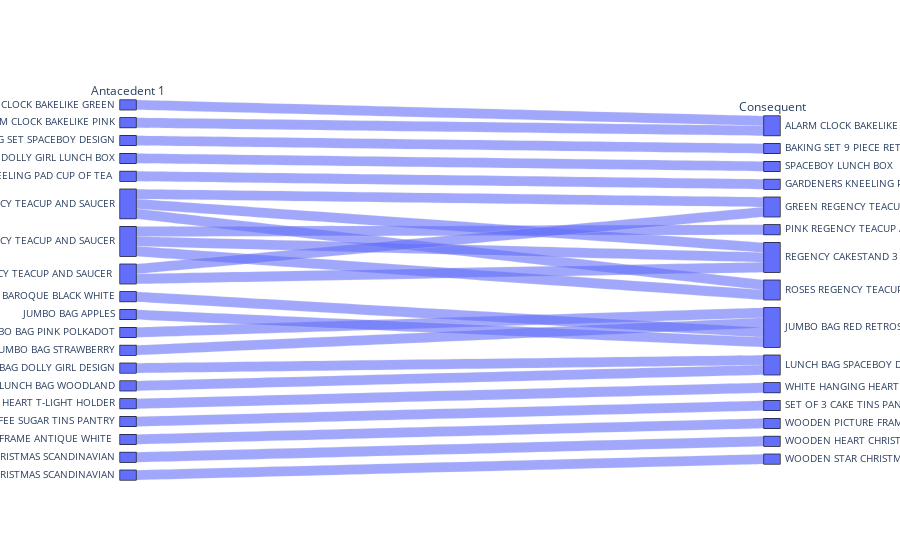
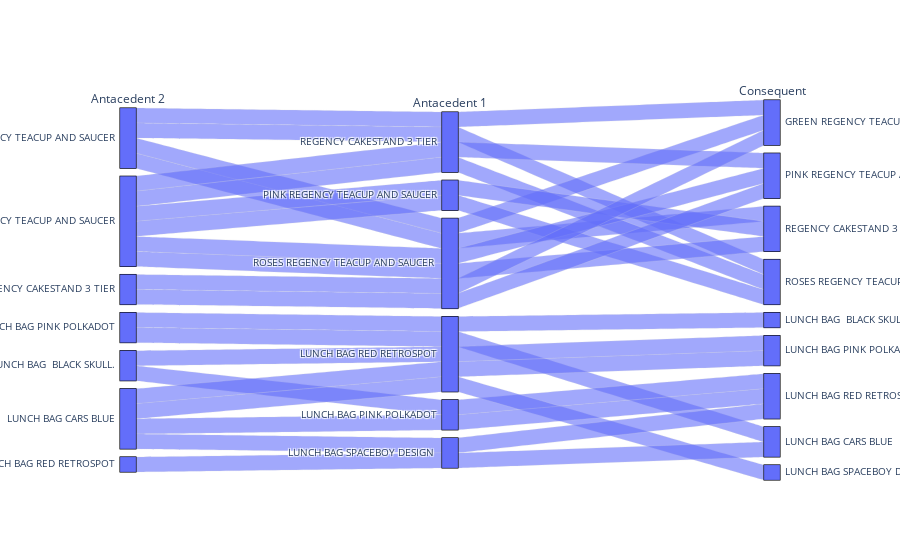

The notebook cell saved with these charts, in order:
### Code cell
PyARMViz.adjacency_parallel_category_plot(rules)

### Figure 1 — Plotly figure (JSON) as saved in the notebook; plotly's stock layout.template omitted (floating-point values rounded to 4 significant figures)
{"data": [{"dimensions": [{"label": "Antacedent 1", "values": ["ALARM CLOCK BAKELIKE GREEN", "ALARM CLOCK BAKELIKE PINK", "BAKING SET SPACEBOY DESIGN", "DOLLY GIRL LUNCH BOX", "GARDENERS KNEELING PAD CUP OF TEA ", "PINK REGENCY TEACUP AND SAUCER", "GREEN REGENCY TEACUP AND SAUCER", "GREEN REGENCY TEACUP AND SAUCER", "ROSES REGENCY TEACUP AND SAUCER ", "GREEN REGENCY TEACUP AND SAUCER", "JUMBO  BAG BAROQUE BLACK WHITE", "JUMBO BAG APPLES", "JUMBO BAG PINK POLKADOT", "JUMBO BAG STRAWBERRY", "LUNCH BAG DOLLY GIRL DESIGN", "LUNCH BAG WOODLAND", "PINK REGENCY TEACUP AND SAUCER", "PINK REGENCY TEACUP AND SAUCER", "RED HANGING HEART T-LIGHT HOLDER", "ROSES REGENCY TEACUP AND SAUCER ", "SET OF TEA COFFEE SUGAR TINS PANTRY", "WOODEN FRAME ANTIQUE WHITE ", "WOODEN STAR CHRISTMAS SCANDINAVIAN", "WOODEN HEART CHRISTMAS SCANDINAVIAN"]}, {"label": "Consequent", "values": ["ALARM CLOCK BAKELIKE RED ", "ALARM CLOCK BAKELIKE RED ", "BAKING SET 9 PIECE RETROSPOT ", "SPACEBOY LUNCH BOX ", "GARDENERS KNEELING PAD KEEP CALM ", "GREEN REGENCY TEACUP AND SAUCER", "PINK REGENCY TEACUP AND SAUCER", "REGENCY CAKESTAND 3 TIER", "GREEN REGENCY TEACUP AND SAUCER", "ROSES REGENCY TEACUP AND SAUCER ", "JUMBO BAG RED RETROSPOT", "JUMBO BAG RED RETROSPOT", "JUMBO BAG RED RETROSPOT", "JUMBO BAG RED RETROSPOT", "LUNCH BAG SPACEBOY DESIGN ", "LUNCH BAG SPACEBOY DESIGN ", "REGENCY CAKESTAND 3 TIER", "ROSES REGENCY TEACUP AND SAUCER ", "WHITE HANGING HEART T-LIGHT HOLDER", "REGENCY CAKESTAND 3 TIER", "SET OF 3 CAKE TINS PANTRY DESIGN ", "WOODEN PICTURE FRAME WHITE FINISH", "WOODEN HEART CHRISTMAS SCANDINAVIAN", "WOODEN STAR CHRISTMAS SCANDINAVIAN"]}], "type": "parcats"}], "layout": {"paper_bgcolor": "white", "plot_bgcolor": "white"}}

### Figure 2 — Plotly figure (JSON) as saved in the notebook; plotly's stock layout.template omitted (floating-point values rounded to 4 significant figures)
{"data": [{"dimensions": [{"label": "Antacedent 2", "values": ["PINK REGENCY TEACUP AND SAUCER", "GREEN REGENCY TEACUP AND SAUCER", "GREEN REGENCY TEACUP AND SAUCER", "PINK REGENCY TEACUP AND SAUCER", "GREEN REGENCY TEACUP AND SAUCER", "GREEN REGENCY TEACUP AND SAUCER", "REGENCY CAKESTAND 3 TIER", "GREEN REGENCY TEACUP AND SAUCER", "GREEN REGENCY TEACUP AND SAUCER", "LUNCH BAG PINK POLKADOT", "LUNCH BAG  BLACK SKULL.", "LUNCH BAG  BLACK SKULL.", "LUNCH BAG PINK POLKADOT", "LUNCH BAG CARS BLUE", "LUNCH BAG CARS BLUE", "LUNCH BAG RED RETROSPOT", "LUNCH BAG CARS BLUE", "LUNCH BAG CARS BLUE", "REGENCY CAKESTAND 3 TIER", "PINK REGENCY TEACUP AND SAUCER", "PINK REGENCY TEACUP AND SAUCER"]}, {"label": "Antacedent 1", "values": ["REGENCY CAKESTAND 3 TIER", "REGENCY CAKESTAND 3 TIER", "PINK REGENCY TEACUP AND SAUCER", "ROSES REGENCY TEACUP AND SAUCER ", "ROSES REGENCY TEACUP AND SAUCER ", "PINK REGENCY TEACUP AND SAUCER", "ROSES REGENCY TEACUP AND SAUCER ", "ROSES REGENCY TEACUP AND SAUCER ", "REGENCY CAKESTAND 3 TIER", "LUNCH BAG RED RETROSPOT", "LUNCH BAG RED RETROSPOT", "LUNCH BAG PINK POLKADOT", "LUNCH BAG RED RETROSPOT", "LUNCH BAG RED RETROSPOT", "LUNCH BAG PINK POLKADOT", "LUNCH BAG SPACEBOY DESIGN ", "LUNCH BAG SPACEBOY DESIGN ", "LUNCH BAG RED RETROSPOT", "ROSES REGENCY TEACUP AND SAUCER ", "ROSES REGENCY TEACUP AND SAUCER ", "REGENCY CAKESTAND 3 TIER"]}, {"label": "Consequent", "values": ["GREEN REGENCY TEACUP AND SAUCER", "PINK REGENCY TEACUP AND SAUCER", "REGENCY CAKESTAND 3 TIER", "GREEN REGENCY TEACUP AND SAUCER", "PINK REGENCY TEACUP AND SAUCER", "ROSES REGENCY TEACUP AND SAUCER ", "GREEN REGENCY TEACUP AND SAUCER", "REGENCY CAKESTAND 3 TIER", "ROSES REGENCY TEACUP AND SAUCER ", "LUNCH BAG  BLACK SKULL.", "LUNCH BAG PINK POLKADOT", "LUNCH BAG RED RETROSPOT", "LUNCH BAG CARS BLUE", "LUNCH BAG PINK POLKADOT", "LUNCH BAG RED RETROSPOT", "LUNCH BAG CARS BLUE", "LUNCH BAG RED RETROSPOT", "LUNCH BAG SPACEBOY DESIGN ", "PINK REGENCY TEACUP AND SAUCER", "REGENCY CAKESTAND 3 TIER", "ROSES REGENCY TEACUP AND SAUCER "]}], "type": "parcats"}], "layout": {"paper_bgcolor": "white", "plot_bgcolor": "white"}}
